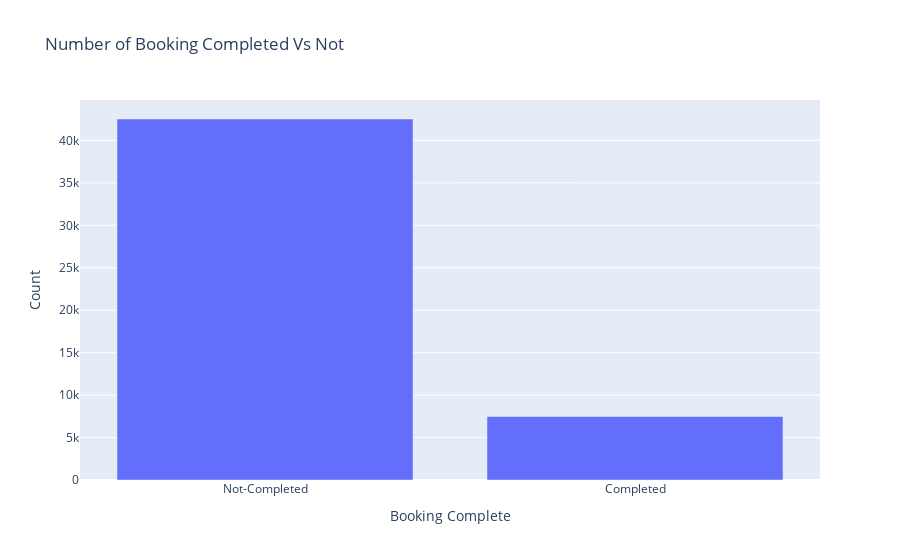

The notebook cell this image was saved under:
### Code cell
# Let's now visualize the distribution 

fig = px.bar(booking, x= booking.index, y= booking.values, title="Number of Booking Completed Vs Not")

# updating the figure lables 
fig.update_layout(xaxis_title="Booking Complete", yaxis_title="Count",
                  xaxis = dict(tickvals = [0,1], ticktext = ['Not-Completed', 'Completed']),)
fig.show()

### Figure 1 — Plotly figure (JSON) as saved in the notebook; plotly's stock layout.template omitted (floating-point values rounded to 4 significant figures)
{"data": [{"alignmentgroup": "True", "hovertemplate": "booking_complete=%{x}<br>y=%{y}<extra></extra>", "legendgroup": "", "marker": {"color": "#636efa", "pattern": {"shape": ""}}, "name": "", "offsetgroup": "", "orientation": "v", "showlegend": false, "textposition": "auto", "type": "bar", "x": [0, 1], "xaxis": "x", "y": [42522, 7478], "yaxis": "y"}], "layout": {"barmode": "relative", "legend": {"tracegroupgap": 0}, "title": {"text": "Number of Booking Completed Vs Not"}, "xaxis": {"anchor": "y", "domain": [0, 1], "ticktext": ["Not-Completed", "Completed"], "tickvals": [0, 1], "title": {"text": "Booking Complete"}}, "yaxis": {"anchor": "x", "domain": [0, 1], "title": {"text": "Count"}}}}
